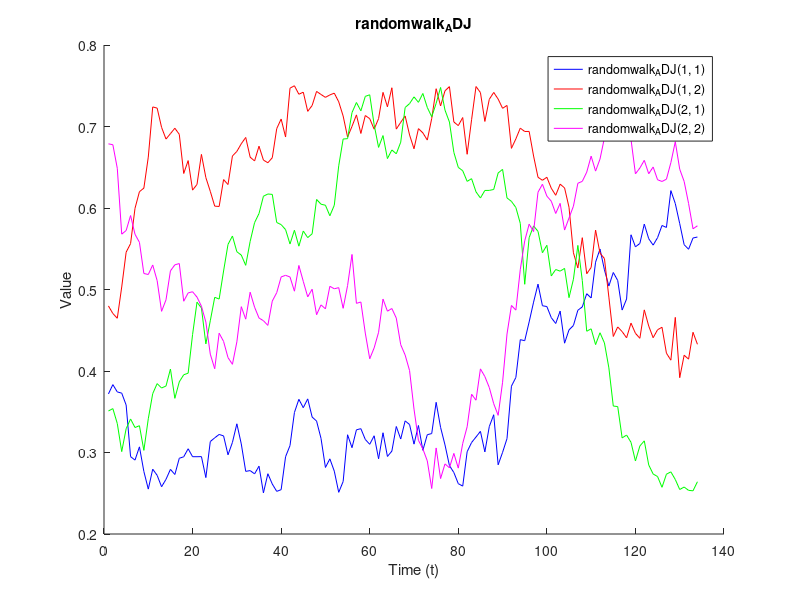

The MATLAB source for this figure:
%%%%%%%%%%%%%%%%%%%%%%%%%%%%%%%%%%%%%%%%%%%%%%%%%%%%%%%%%%%%%%%%%
%%%%%%%%%%%%%%%%%%%%%%%%%% RANDOMWALKS %%%%%%%%%%%%%%%%%%%%%%%%%%
%......................... generate NEW random walks EVERYTIME!
% Z.Ntrials=134
% 
% 
% dsigma=0.025;
% randomwalks=.25+.5*rand(4,1);
% for t=2:Z.Ntrials
% 	tmp = randomwalks(:,t-1)+dsigma*randn(4,1);
% 	i=tmp<.25; tmp(i) =  .5-tmp(i);
% 	i=tmp>.75; tmp(i) = 1.5-tmp(i);
% 	randomwalks(:,t)=tmp;
% end
% 
% 
% %Adjust Walk structure to necessary parameters in the experiment from 4x1
% %to 2x2x1
% randomwalk_ADJ=zeros(2,2,Z.Ntrials);
% 
% randomwalk_ADJ(1,1,:)=randomwalks(1,:);
% randomwalk_ADJ(1,2,:)=randomwalks(2,:);
% randomwalk_ADJ(2,1,:)=randomwalks(3,:);
% randomwalk_ADJ(2,2,:)=randomwalks(4,:);
% 
% randomwalks = randomwalk_ADJ;

% rewprob = rand(2,2,length(randomwalks))<randomwalks;


load randomwalks_4

% Plot Again to Check again!
t = 1:size(randomwalks, 3);
figure;
hold on;

plot(t, squeeze(randomwalks(1, 1, :)), 'b', 'DisplayName', 'randomwalk_ADJ(1, 1)');
plot(t, squeeze(randomwalks(1, 2, :)), 'r', 'DisplayName', 'randomwalk_ADJ(1, 2)');
plot(t, squeeze(randomwalks(2, 1, :)), 'g', 'DisplayName', 'randomwalk_ADJ(2, 1)');
plot(t, squeeze(randomwalks(2, 2, :)), 'm', 'DisplayName', 'randomwalk_ADJ(2, 2)');

hold off;
xlabel('Time (t)');
ylabel('Value');
title('randomwalk_ADJ');
legend('Location', 'best');



%save ('randomwalks_4.mat', 'randomwalks')